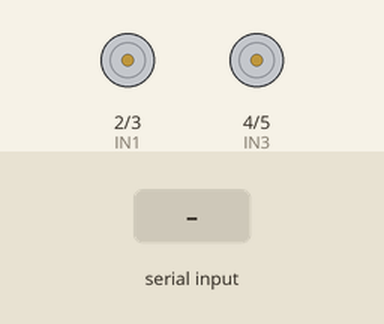
Recording of a sketch running on a simulated Arduino Uno, built with avr-gcc and run on an emulated ATmega328P. Parts: motor-driver pin pairs drawn as motors (green arrow = first pin HIGH = forward, orange = second pin HIGH = backward, longer = more drive). Inputs (shaded band) come from the test bench.

Above: at 1.2 s.
1.3 s: "1" received over the second serial link
At 2.0 s:
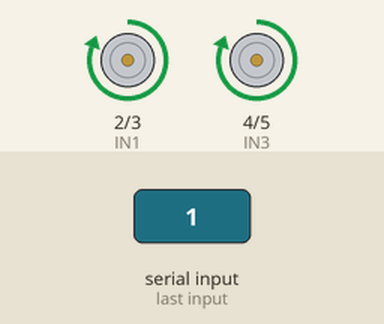
2.8 s: "0" received over the second serial link
At 3.1 s:
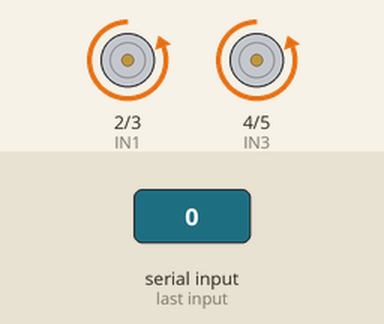
4.3 s: "2" received over the second serial link
At 5.5 s:
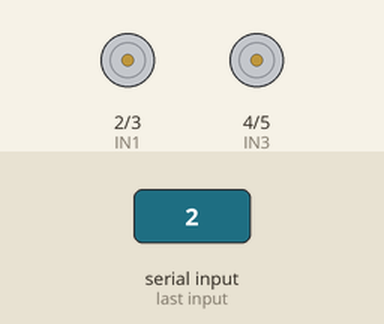
Timing chart, 0 to 7.3 s (numbered marks = the images above; inputs shaded):
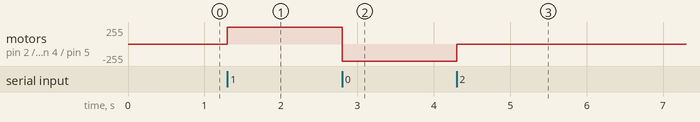

Measured:
- after the input at 1.3 s, motor on pin 2 (IN1) / pin 3 (IN2), motor on pin 4 (IN3) / pin 5 (IN4): stopped → forward 255/255 at once
- after the input at 2.8 s, motor on pin 2 (IN1) / pin 3 (IN2), motor on pin 4 (IN3) / pin 5 (IN4): forward 255/255 → backward 255/255 at once
- after the input at 4.3 s, motor on pin 2 (IN1) / pin 3 (IN2), motor on pin 4 (IN3) / pin 5 (IN4): backward 255/255 → stopped at once

The sketch:

Arduino_Kart.ino
```cpp
#include <SoftwareSerial.h>

const int pinoRX = 10; //PINO DIGITAL 2 (RX)
const int pinoTX = 11; //PINO DIGITAL 3 (TX)

const int IN1 = 2; //PINO DIGITAL UTILIZADO PELO LED
const int IN2 = 3; //PINO DIGITAL UTILIZADO PELO LED
const int IN3 = 4; //PINO DIGITAL UTILIZADO PELO LED
const int IN4 = 5; //PINO DIGITAL UTILIZADO PELO LED
int dadoBluetooth = 0 ; //VARIÁVEL QUE ARMAZENA O VALOR ENVIADO PELO BLUETOOTH
SoftwareSerial bluetooth(pinoRX, pinoTX);

void setup(){
  bluetooth.begin(9600); //INICIALIZA A SERIAL DO BLUETOOTH
  pinMode(IN1, OUTPUT); //DEFINE O PINO COMO SAÍDA
  pinMode(IN2, OUTPUT); //DEFINE O PINO COMO SAÍDA
  pinMode(IN3, OUTPUT); //DEFINE O PINO COMO SAÍDA
  pinMode(IN4, OUTPUT); //DEFINE O PINO COMO SAÍDA
}

void loop(){
  if(bluetooth.available()){
       dadoBluetooth = bluetooth.read();

    if(dadoBluetooth == '1'){
      digitalWrite(IN1, HIGH);
      digitalWrite(IN2, LOW);
      digitalWrite(IN3, HIGH);
      digitalWrite(IN4, LOW);
    }
    else if(dadoBluetooth == '0'){
      digitalWrite(IN1, LOW);
      digitalWrite(IN2, HIGH);
      digitalWrite(IN3, LOW);
      digitalWrite(IN4, HIGH);
    }
    else
    {
      digitalWrite(IN1, LOW);
      digitalWrite(IN2, LOW);
      digitalWrite(IN3, LOW);
      digitalWrite(IN4, LOW);
    }
  }
}
```
